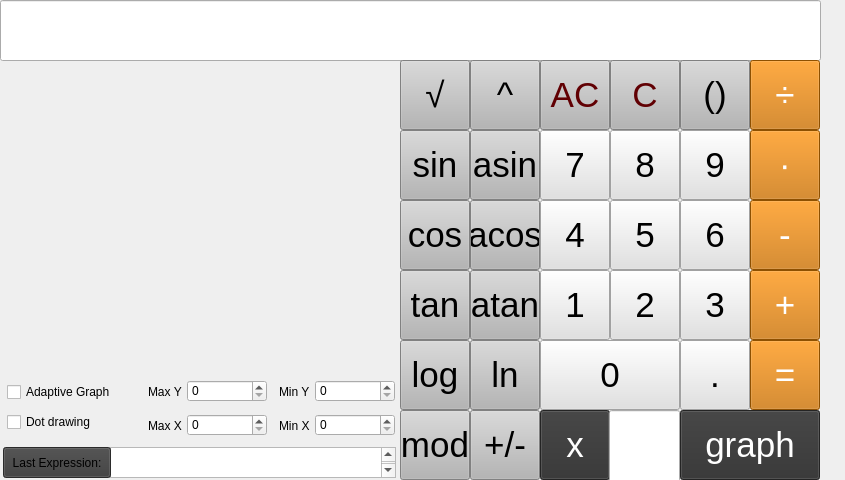
<?xml version="1.0" encoding="UTF-8"?>
<ui version="4.0">
 <class>MainWindow</class>
 <widget class="QMainWindow" name="MainWindow">
  <property name="geometry">
   <rect>
    <x>0</x>
    <y>0</y>
    <width>845</width>
    <height>480</height>
   </rect>
  </property>
  <property name="windowTitle">
   <string>MainWindow</string>
  </property>
  <widget class="QWidget" name="centralwidget">
   <widget class="QLineEdit" name="lineEdit_main">
    <property name="geometry">
     <rect>
      <x>0</x>
      <y>0</y>
      <width>821</width>
      <height>61</height>
     </rect>
    </property>
    <property name="font">
     <font>
      <pointsize>26</pointsize>
     </font>
    </property>
    <property name="mouseTracking">
     <bool>true</bool>
    </property>
    <property name="statusTip">
     <string/>
    </property>
    <property name="styleSheet">
     <string notr="true">border-width:0px;</string>
    </property>
    <property name="maxLength">
     <number>255</number>
    </property>
    <property name="alignment">
     <set>Qt::AlignRight|Qt::AlignTrailing|Qt::AlignVCenter</set>
    </property>
   </widget>
   <widget class="QPushButton" name="pushButton_sqrt">
    <property name="geometry">
     <rect>
      <x>400</x>
      <y>60</y>
      <width>70</width>
      <height>70</height>
     </rect>
    </property>
    <property name="font">
     <font>
      <pointsize>26</pointsize>
     </font>
    </property>
    <property name="styleSheet">
     <string notr="true">background-color: rgb(181, 181, 181);
color:rgb(0, 0, 0);</string>
    </property>
    <property name="text">
     <string>√</string>
    </property>
   </widget>
   <widget class="QPushButton" name="pushButton_pow">
    <property name="geometry">
     <rect>
      <x>470</x>
      <y>60</y>
      <width>70</width>
      <height>70</height>
     </rect>
    </property>
    <property name="font">
     <font>
      <pointsize>26</pointsize>
     </font>
    </property>
    <property name="styleSheet">
     <string notr="true">background-color: rgb(181, 181, 181);
color:rgb(0, 0, 0);</string>
    </property>
    <property name="text">
     <string>^</string>
    </property>
   </widget>
   <widget class="QPushButton" name="pushButton_ac">
    <property name="geometry">
     <rect>
      <x>540</x>
      <y>60</y>
      <width>70</width>
      <height>70</height>
     </rect>
    </property>
    <property name="font">
     <font>
      <pointsize>26</pointsize>
     </font>
    </property>
    <property name="styleSheet">
     <string notr="true">background-color: rgb(181, 181, 181);
color:rgb(97, 0, 3);</string>
    </property>
    <property name="text">
     <string>AC</string>
    </property>
   </widget>
   <widget class="QPushButton" name="pushButton_c">
    <property name="geometry">
     <rect>
      <x>610</x>
      <y>60</y>
      <width>70</width>
      <height>70</height>
     </rect>
    </property>
    <property name="font">
     <font>
      <pointsize>26</pointsize>
     </font>
    </property>
    <property name="styleSheet">
     <string notr="true">background-color: rgb(181, 181, 181);
color:rgb(97, 0, 3);</string>
    </property>
    <property name="text">
     <string>C</string>
    </property>
   </widget>
   <widget class="QPushButton" name="pushButton_brackets">
    <property name="geometry">
     <rect>
      <x>680</x>
      <y>60</y>
      <width>70</width>
      <height>70</height>
     </rect>
    </property>
    <property name="font">
     <font>
      <pointsize>26</pointsize>
     </font>
    </property>
    <property name="styleSheet">
     <string notr="true">background-color: rgb(181, 181, 181);
color:rgb(0, 0, 0);</string>
    </property>
    <property name="text">
     <string>()</string>
    </property>
   </widget>
   <widget class="QPushButton" name="pushButton_div">
    <property name="geometry">
     <rect>
      <x>750</x>
      <y>60</y>
      <width>70</width>
      <height>70</height>
     </rect>
    </property>
    <property name="font">
     <font>
      <pointsize>26</pointsize>
     </font>
    </property>
    <property name="styleSheet">
     <string notr="true">background-color: rgb(199, 112, 0);
color:rgb(255, 255, 255);</string>
    </property>
    <property name="text">
     <string>÷</string>
    </property>
   </widget>
   <widget class="QPushButton" name="pushButton_9">
    <property name="geometry">
     <rect>
      <x>680</x>
      <y>130</y>
      <width>70</width>
      <height>70</height>
     </rect>
    </property>
    <property name="font">
     <font>
      <pointsize>26</pointsize>
     </font>
    </property>
    <property name="styleSheet">
     <string notr="true">background-color: rgb(225, 225, 225);
color:rgb(0, 0, 0);</string>
    </property>
    <property name="text">
     <string>9</string>
    </property>
   </widget>
   <widget class="QPushButton" name="pushButton_asin">
    <property name="geometry">
     <rect>
      <x>470</x>
      <y>130</y>
      <width>70</width>
      <height>70</height>
     </rect>
    </property>
    <property name="font">
     <font>
      <pointsize>26</pointsize>
     </font>
    </property>
    <property name="styleSheet">
     <string notr="true">background-color: rgb(181, 181, 181);
color:rgb(0, 0, 0);</string>
    </property>
    <property name="text">
     <string>asin</string>
    </property>
   </widget>
   <widget class="QPushButton" name="pushButton_7">
    <property name="geometry">
     <rect>
      <x>540</x>
      <y>130</y>
      <width>70</width>
      <height>70</height>
     </rect>
    </property>
    <property name="font">
     <font>
      <pointsize>26</pointsize>
     </font>
    </property>
    <property name="styleSheet">
     <string notr="true">background-color: rgb(225, 225, 225);
color:rgb(0, 0, 0);</string>
    </property>
    <property name="text">
     <string>7</string>
    </property>
   </widget>
   <widget class="QPushButton" name="pushButton_sin">
    <property name="geometry">
     <rect>
      <x>400</x>
      <y>130</y>
      <width>70</width>
      <height>70</height>
     </rect>
    </property>
    <property name="font">
     <font>
      <pointsize>26</pointsize>
     </font>
    </property>
    <property name="styleSheet">
     <string notr="true">background-color: rgb(181, 181, 181);
color:rgb(0, 0, 0);</string>
    </property>
    <property name="text">
     <string>sin</string>
    </property>
   </widget>
   <widget class="QPushButton" name="pushButton_mul">
    <property name="geometry">
     <rect>
      <x>750</x>
      <y>130</y>
      <width>70</width>
      <height>70</height>
     </rect>
    </property>
    <property name="font">
     <font>
      <pointsize>26</pointsize>
     </font>
    </property>
    <property name="styleSheet">
     <string notr="true">background-color: rgb(199, 112, 0);
color:rgb(255, 255, 255);</string>
    </property>
    <property name="text">
     <string>∙</string>
    </property>
   </widget>
   <widget class="QPushButton" name="pushButton_8">
    <property name="geometry">
     <rect>
      <x>610</x>
      <y>130</y>
      <width>70</width>
      <height>70</height>
     </rect>
    </property>
    <property name="font">
     <font>
      <pointsize>26</pointsize>
     </font>
    </property>
    <property name="styleSheet">
     <string notr="true">background-color: rgb(225, 225, 225);
color:rgb(0, 0, 0);</string>
    </property>
    <property name="text">
     <string>8</string>
    </property>
   </widget>
   <widget class="QPushButton" name="pushButton_6">
    <property name="geometry">
     <rect>
      <x>680</x>
      <y>200</y>
      <width>70</width>
      <height>70</height>
     </rect>
    </property>
    <property name="font">
     <font>
      <pointsize>26</pointsize>
     </font>
    </property>
    <property name="styleSheet">
     <string notr="true">background-color: rgb(225, 225, 225);
color:rgb(0, 0, 0);</string>
    </property>
    <property name="text">
     <string>6</string>
    </property>
   </widget>
   <widget class="QPushButton" name="pushButton_acos">
    <property name="geometry">
     <rect>
      <x>470</x>
      <y>200</y>
      <width>70</width>
      <height>70</height>
     </rect>
    </property>
    <property name="font">
     <font>
      <pointsize>26</pointsize>
     </font>
    </property>
    <property name="styleSheet">
     <string notr="true">background-color: rgb(181, 181, 181);
color:rgb(0, 0, 0);</string>
    </property>
    <property name="text">
     <string>acos</string>
    </property>
   </widget>
   <widget class="QPushButton" name="pushButton_4">
    <property name="geometry">
     <rect>
      <x>540</x>
      <y>200</y>
      <width>70</width>
      <height>70</height>
     </rect>
    </property>
    <property name="font">
     <font>
      <pointsize>26</pointsize>
     </font>
    </property>
    <property name="styleSheet">
     <string notr="true">background-color: rgb(225, 225, 225);
color:rgb(0, 0, 0);</string>
    </property>
    <property name="text">
     <string>4</string>
    </property>
   </widget>
   <widget class="QPushButton" name="pushButton_cos">
    <property name="geometry">
     <rect>
      <x>400</x>
      <y>200</y>
      <width>70</width>
      <height>70</height>
     </rect>
    </property>
    <property name="font">
     <font>
      <pointsize>26</pointsize>
     </font>
    </property>
    <property name="styleSheet">
     <string notr="true">background-color: rgb(181, 181, 181);
color:rgb(0, 0, 0);</string>
    </property>
    <property name="text">
     <string>cos</string>
    </property>
   </widget>
   <widget class="QPushButton" name="pushButton_minus">
    <property name="geometry">
     <rect>
      <x>750</x>
      <y>200</y>
      <width>70</width>
      <height>70</height>
     </rect>
    </property>
    <property name="font">
     <font>
      <pointsize>26</pointsize>
     </font>
    </property>
    <property name="styleSheet">
     <string notr="true">background-color: rgb(199, 112, 0);
color:rgb(255, 255, 255);</string>
    </property>
    <property name="text">
     <string>-</string>
    </property>
   </widget>
   <widget class="QPushButton" name="pushButton_5">
    <property name="geometry">
     <rect>
      <x>610</x>
      <y>200</y>
      <width>70</width>
      <height>70</height>
     </rect>
    </property>
    <property name="font">
     <font>
      <pointsize>26</pointsize>
     </font>
    </property>
    <property name="styleSheet">
     <string notr="true">background-color: rgb(225, 225, 225);
color:rgb(0, 0, 0);</string>
    </property>
    <property name="text">
     <string>5</string>
    </property>
   </widget>
   <widget class="QPushButton" name="pushButton_3">
    <property name="geometry">
     <rect>
      <x>680</x>
      <y>270</y>
      <width>70</width>
      <height>70</height>
     </rect>
    </property>
    <property name="font">
     <font>
      <pointsize>26</pointsize>
     </font>
    </property>
    <property name="styleSheet">
     <string notr="true">background-color: rgb(225, 225, 225);
color:rgb(0, 0, 0);</string>
    </property>
    <property name="text">
     <string>3</string>
    </property>
   </widget>
   <widget class="QPushButton" name="pushButton_atan">
    <property name="geometry">
     <rect>
      <x>470</x>
      <y>270</y>
      <width>70</width>
      <height>70</height>
     </rect>
    </property>
    <property name="font">
     <font>
      <pointsize>26</pointsize>
     </font>
    </property>
    <property name="styleSheet">
     <string notr="true">background-color: rgb(181, 181, 181);
color:rgb(0, 0, 0);</string>
    </property>
    <property name="text">
     <string>atan</string>
    </property>
   </widget>
   <widget class="QPushButton" name="pushButton_1">
    <property name="geometry">
     <rect>
      <x>540</x>
      <y>270</y>
      <width>70</width>
      <height>70</height>
     </rect>
    </property>
    <property name="font">
     <font>
      <pointsize>26</pointsize>
     </font>
    </property>
    <property name="styleSheet">
     <string notr="true">background-color: rgb(225, 225, 225);
color:rgb(0, 0, 0);</string>
    </property>
    <property name="text">
     <string>1</string>
    </property>
   </widget>
   <widget class="QPushButton" name="pushButton_tan">
    <property name="geometry">
     <rect>
      <x>400</x>
      <y>270</y>
      <width>70</width>
      <height>70</height>
     </rect>
    </property>
    <property name="font">
     <font>
      <pointsize>26</pointsize>
     </font>
    </property>
    <property name="styleSheet">
     <string notr="true">background-color: rgb(181, 181, 181);
color:rgb(0, 0, 0);</string>
    </property>
    <property name="text">
     <string>tan</string>
    </property>
   </widget>
   <widget class="QPushButton" name="pushButton_plus">
    <property name="geometry">
     <rect>
      <x>750</x>
      <y>270</y>
      <width>70</width>
      <height>70</height>
     </rect>
    </property>
    <property name="font">
     <font>
      <pointsize>26</pointsize>
     </font>
    </property>
    <property name="styleSheet">
     <string notr="true">background-color: rgb(199, 112, 0);
color:rgb(255, 255, 255);</string>
    </property>
    <property name="text">
     <string>+</string>
    </property>
   </widget>
   <widget class="QPushButton" name="pushButton_2">
    <property name="geometry">
     <rect>
      <x>610</x>
      <y>270</y>
      <width>70</width>
      <height>70</height>
     </rect>
    </property>
    <property name="font">
     <font>
      <pointsize>26</pointsize>
     </font>
    </property>
    <property name="styleSheet">
     <string notr="true">background-color: rgb(225, 225, 225);
color:rgb(0, 0, 0);</string>
    </property>
    <property name="text">
     <string>2</string>
    </property>
   </widget>
   <widget class="QPushButton" name="pushButton_point">
    <property name="geometry">
     <rect>
      <x>680</x>
      <y>340</y>
      <width>70</width>
      <height>70</height>
     </rect>
    </property>
    <property name="font">
     <font>
      <pointsize>26</pointsize>
     </font>
    </property>
    <property name="styleSheet">
     <string notr="true">background-color: rgb(225, 225, 225);
color:rgb(0, 0, 0);</string>
    </property>
    <property name="text">
     <string>.</string>
    </property>
   </widget>
   <widget class="QPushButton" name="pushButton_ln">
    <property name="geometry">
     <rect>
      <x>470</x>
      <y>340</y>
      <width>70</width>
      <height>70</height>
     </rect>
    </property>
    <property name="font">
     <font>
      <pointsize>26</pointsize>
     </font>
    </property>
    <property name="styleSheet">
     <string notr="true">background-color: rgb(181, 181, 181);
color:rgb(0, 0, 0);</string>
    </property>
    <property name="text">
     <string>ln</string>
    </property>
   </widget>
   <widget class="QPushButton" name="pushButton_0">
    <property name="geometry">
     <rect>
      <x>540</x>
      <y>340</y>
      <width>140</width>
      <height>70</height>
     </rect>
    </property>
    <property name="font">
     <font>
      <pointsize>26</pointsize>
     </font>
    </property>
    <property name="styleSheet">
     <string notr="true">background-color: rgb(225, 225, 225);
color:rgb(0, 0, 0);</string>
    </property>
    <property name="text">
     <string>0</string>
    </property>
   </widget>
   <widget class="QPushButton" name="pushButton_log">
    <property name="geometry">
     <rect>
      <x>400</x>
      <y>340</y>
      <width>70</width>
      <height>70</height>
     </rect>
    </property>
    <property name="font">
     <font>
      <pointsize>26</pointsize>
     </font>
    </property>
    <property name="styleSheet">
     <string notr="true">background-color: rgb(181, 181, 181);
color:rgb(0, 0, 0);</string>
    </property>
    <property name="text">
     <string>log</string>
    </property>
   </widget>
   <widget class="QPushButton" name="pushButton_equal">
    <property name="geometry">
     <rect>
      <x>750</x>
      <y>340</y>
      <width>70</width>
      <height>70</height>
     </rect>
    </property>
    <property name="font">
     <font>
      <pointsize>26</pointsize>
     </font>
    </property>
    <property name="styleSheet">
     <string notr="true">background-color: rgb(199, 112, 0);
color:rgb(255, 255, 255);</string>
    </property>
    <property name="text">
     <string>=</string>
    </property>
   </widget>
   <widget class="QPushButton" name="pushButton_mod">
    <property name="geometry">
     <rect>
      <x>400</x>
      <y>410</y>
      <width>70</width>
      <height>70</height>
     </rect>
    </property>
    <property name="font">
     <font>
      <pointsize>26</pointsize>
     </font>
    </property>
    <property name="styleSheet">
     <string notr="true">background-color: rgb(181, 181, 181);
color:rgb(0, 0, 0);</string>
    </property>
    <property name="text">
     <string>mod</string>
    </property>
   </widget>
   <widget class="QPushButton" name="pushButton_x">
    <property name="geometry">
     <rect>
      <x>540</x>
      <y>410</y>
      <width>70</width>
      <height>70</height>
     </rect>
    </property>
    <property name="font">
     <font>
      <pointsize>26</pointsize>
     </font>
    </property>
    <property name="styleSheet">
     <string notr="true">background-color: rgb(50, 50, 50);
color:rgb(255, 255, 255);</string>
    </property>
    <property name="text">
     <string>x</string>
    </property>
   </widget>
   <widget class="QLineEdit" name="lineEdit_xval">
    <property name="geometry">
     <rect>
      <x>609</x>
      <y>410</y>
      <width>71</width>
      <height>72</height>
     </rect>
    </property>
    <property name="font">
     <font>
      <pointsize>13</pointsize>
     </font>
    </property>
    <property name="styleSheet">
     <string notr="true">border-width:0px;</string>
    </property>
    <property name="maxLength">
     <number>255</number>
    </property>
    <property name="alignment">
     <set>Qt::AlignCenter</set>
    </property>
   </widget>
   <widget class="QPushButton" name="pushButton_graph">
    <property name="geometry">
     <rect>
      <x>680</x>
      <y>410</y>
      <width>140</width>
      <height>70</height>
     </rect>
    </property>
    <property name="font">
     <font>
      <pointsize>26</pointsize>
     </font>
    </property>
    <property name="styleSheet">
     <string notr="true">background-color: rgb(50, 50, 50);
color:rgb(255, 255, 255);</string>
    </property>
    <property name="text">
     <string>graph</string>
    </property>
   </widget>
   <widget class="QPushButton" name="pushButton_uno">
    <property name="geometry">
     <rect>
      <x>470</x>
      <y>410</y>
      <width>70</width>
      <height>70</height>
     </rect>
    </property>
    <property name="font">
     <font>
      <pointsize>26</pointsize>
     </font>
    </property>
    <property name="styleSheet">
     <string notr="true">background-color: rgb(181, 181, 181);
color:rgb(0, 0, 0);</string>
    </property>
    <property name="text">
     <string>+/-</string>
    </property>
   </widget>
   <widget class="QCustomPlot" name="widget_graph" native="true">
    <property name="geometry">
     <rect>
      <x>0</x>
      <y>60</y>
      <width>400</width>
      <height>321</height>
     </rect>
    </property>
    <property name="styleSheet">
     <string notr="true"/>
    </property>
   </widget>
   <widget class="QLabel" name="label">
    <property name="geometry">
     <rect>
      <x>148</x>
      <y>376</y>
      <width>51</width>
      <height>31</height>
     </rect>
    </property>
    <property name="text">
     <string>Max Y</string>
    </property>
   </widget>
   <widget class="QLabel" name="label_2">
    <property name="geometry">
     <rect>
      <x>148</x>
      <y>410</y>
      <width>51</width>
      <height>31</height>
     </rect>
    </property>
    <property name="text">
     <string>Max X</string>
    </property>
   </widget>
   <widget class="QLabel" name="label_3">
    <property name="geometry">
     <rect>
      <x>279</x>
      <y>410</y>
      <width>51</width>
      <height>31</height>
     </rect>
    </property>
    <property name="text">
     <string>Min X</string>
    </property>
   </widget>
   <widget class="QLabel" name="label_4">
    <property name="geometry">
     <rect>
      <x>279</x>
      <y>376</y>
      <width>51</width>
      <height>31</height>
     </rect>
    </property>
    <property name="text">
     <string>Min Y</string>
    </property>
   </widget>
   <widget class="QSpinBox" name="spinBox_maxx">
    <property name="geometry">
     <rect>
      <x>187</x>
      <y>414</y>
      <width>80</width>
      <height>22</height>
     </rect>
    </property>
   </widget>
   <widget class="QSpinBox" name="spinBox_maxy">
    <property name="geometry">
     <rect>
      <x>187</x>
      <y>380</y>
      <width>80</width>
      <height>22</height>
     </rect>
    </property>
   </widget>
   <widget class="QSpinBox" name="spinBox_minx">
    <property name="geometry">
     <rect>
      <x>315</x>
      <y>414</y>
      <width>80</width>
      <height>22</height>
     </rect>
    </property>
   </widget>
   <widget class="QSpinBox" name="spinBox_miny">
    <property name="geometry">
     <rect>
      <x>315</x>
      <y>380</y>
      <width>80</width>
      <height>22</height>
     </rect>
    </property>
   </widget>
   <widget class="QTextEdit" name="textEdit_last_expr">
    <property name="geometry">
     <rect>
      <x>110</x>
      <y>447</y>
      <width>286</width>
      <height>31</height>
     </rect>
    </property>
    <property name="font">
     <font>
      <pointsize>14</pointsize>
     </font>
    </property>
    <property name="readOnly">
     <bool>true</bool>
    </property>
    <property name="html">
     <string>&lt;!DOCTYPE HTML PUBLIC &quot;-//W3C//DTD HTML 4.0//EN&quot; &quot;http://www.w3.org/TR/REC-html40/strict.dtd&quot;&gt;
&lt;html&gt;&lt;head&gt;&lt;meta name=&quot;qrichtext&quot; content=&quot;1&quot; /&gt;&lt;meta charset=&quot;utf-8&quot; /&gt;&lt;style type=&quot;text/css&quot;&gt;
p, li { white-space: pre-wrap; }
&lt;/style&gt;&lt;/head&gt;&lt;body style=&quot; font-family:'.AppleSystemUIFont'; font-size:14pt; font-weight:400; font-style:normal;&quot;&gt;
&lt;p style=&quot;-qt-paragraph-type:empty; margin-top:0px; margin-bottom:0px; margin-left:0px; margin-right:0px; -qt-block-indent:0; text-indent:0px;&quot;&gt;&lt;br /&gt;&lt;/p&gt;&lt;/body&gt;&lt;/html&gt;</string>
    </property>
   </widget>
   <widget class="QPushButton" name="pushButton_last_expr">
    <property name="geometry">
     <rect>
      <x>3</x>
      <y>447</y>
      <width>108</width>
      <height>31</height>
     </rect>
    </property>
    <property name="styleSheet">
     <string notr="true">background-color:rgb(60,60,60);</string>
    </property>
    <property name="text">
     <string>Last Expression:</string>
    </property>
   </widget>
   <widget class="QCheckBox" name="checkBox_isAdaptive">
    <property name="geometry">
     <rect>
      <x>7</x>
      <y>382</y>
      <width>131</width>
      <height>20</height>
     </rect>
    </property>
    <property name="text">
     <string>Adaptive Graph</string>
    </property>
   </widget>
   <widget class="QCheckBox" name="checkBox_dotDrawing">
    <property name="geometry">
     <rect>
      <x>7</x>
      <y>412</y>
      <width>111</width>
      <height>20</height>
     </rect>
    </property>
    <property name="text">
     <string>Dot drawing</string>
    </property>
   </widget>
  </widget>
 </widget>
 <customwidgets>
  <customwidget>
   <class>QCustomPlot</class>
   <extends>QWidget</extends>
   <header>qcustomplot.h</header>
   <container>1</container>
  </customwidget>
 </customwidgets>
 <resources/>
 <connections/>
</ui>
